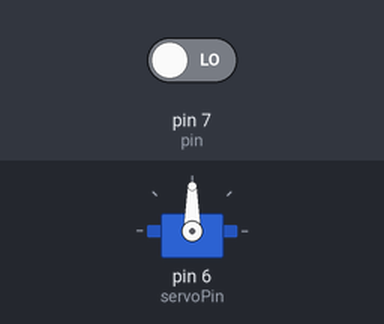
This sketch was run on a simulated Arduino Uno, built with avr-gcc and run on an emulated ATmega328P. Shown: servo. The inputs (shaded band) are chosen by the test bench; at power-on: pin 7 (pin) LOW.

Above: at 1.2 s.
1.3 s: pin 7 (pin) driven HIGH
At 7.6 s:
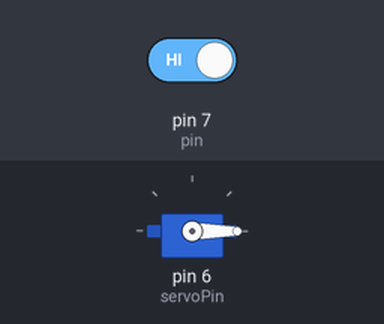
Timing chart, 0 to 9.8 s (numbered marks = the images above; inputs shaded):
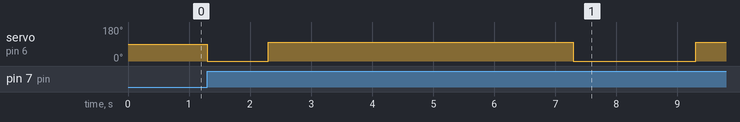

Measured:
- after the input at 1.3 s, servo on pin 6 (servoPin): 90° → 0° at once, → 100° 1.0 s later, → 0° 5.0 s later, → 100° 2.0 s later

The sketch:

servo_arduino.ino
```cpp
// Include the Servo library
#include <Servo.h>
// Declare the Servo pin
int servoPin = 6;
int pin = 7;
int val = 0;
// Create a servo object
Servo Servo1;
void setup() {
   // We need to attach the servo to the used pin number
   Servo1.attach(servoPin);
   pinMode(pin,INPUT) ;
}
void loop(){

  val = digitalRead(pin);
  if(val==HIGH){
   // Make servo go to 0 degrees
   Servo1.write(-5);
   delay(1000);
   // Make servo go to 90 degrees  c
   Servo1.write(100);
   delay(5000);
  Servo1.write(0);
   delay(1000);

   // Make servo go to 180 degrees
    }
}
```
